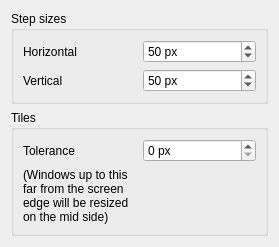
<?xml version="1.0" encoding="UTF-8"?>
<ui version="4.0">
 <class>KWin::StepResizeConfigForm</class>
 <widget class="QWidget" name="KWin::ResizeStepConfigForm">
  <property name="geometry">
   <rect>
    <x>0</x>
    <y>0</y>
    <width>279</width>
    <height>202</height>
   </rect>
  </property>
  <property name="windowTitle">
   <string>Step Resize</string>
  </property>
  <layout class="QVBoxLayout" name="verticalLayout_1">
   <item>
    <widget class="QGroupBox" name="groupBox_1">
     <property name="title">
      <string>Step sizes</string>
     </property>
     <layout class="QGridLayout" name="gridLayout_1">
      <item row="0" column="0">
       <widget class="QLabel" name="stepHorizontal">
        <property name="text">
         <string>Horizontal</string>
        </property>
       </widget>
      </item>
      <item row="0" column="1">
       <widget class="QSpinBox" name="kcfg_stepHorizontal">
        <property name="suffix">
         <string> px</string>
        </property>
        <property name="maximum">
         <number>999</number>
        </property>
        <property name="value">
         <number>50</number>
        </property>
       </widget>
      </item>
      <item row="1" column="0">
       <widget class="QLabel" name="stepVertical">
        <property name="text">
         <string>Vertical</string>
        </property>
       </widget>
      </item>
      <item row="1" column="1">
       <widget class="QSpinBox" name="kcfg_stepVertical">
        <property name="suffix">
         <string> px</string>
        </property>
        <property name="maximum">
         <number>999</number>
        </property>
        <property name="value">
         <number>50</number>
        </property>
       </widget>
      </item>
     </layout>
    </widget>
   </item>
   <item>
    <widget class="QGroupBox" name="groupBox_2">
     <property name="title">
      <string>Tiles</string>
     </property>
     <layout class="QGridLayout" name="gridLayout_2">
      <item row="0" column="0">
       <widget class="QLabel" name="tolerance">
        <property name="text">
         <string>Tolerance</string>
        </property>
       </widget>
      </item>
       <item row="0" column="1">
        <widget class="QSpinBox" name="kcfg_tolerance">
         <property name="suffix">
          <string> px</string>
         </property>
         <property name="value">
          <number>0</number>
         </property>
        </widget>
       </item>
      <item row="1" column="0">
       <widget class="QLabel" name="toleranceInfo">
        <property name="text">
         <string>&lt;html&gt;&lt;head/&gt;&lt;body&gt;(Windows up to this  &lt;br/&gt;far from the screen &lt;br/&gt;edge will be resized &lt;br/&gt;on the mid side)&lt;/body&gt;&lt;/html&gt;</string>
        </property>
       </widget>
      </item>
     </layout>
    </widget>
   </item>
  </layout>
 </widget>
 <resources/>
 <connections/>
</ui>
